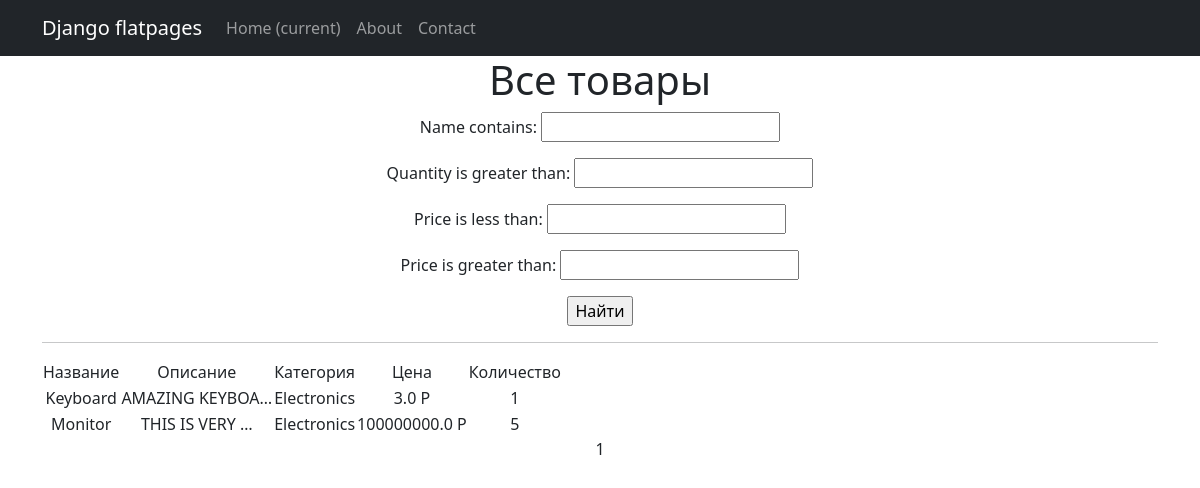
Screenshot of /products/ with the database file from the repository.
### simpleapp/models.py (models this page shows, shortened)
class Product(models.Model):
    name = models.CharField(
        max_length=50,
        unique=True,
    )
    description = models.TextField()
    quantity = models.IntegerField(
        validators=[MinValueValidator(0)],
    )
    category = models.ForeignKey(
        to='Category',
        on_delete=models.CASCADE,
        related_name='products',
    )
    price = models.FloatField(
        validators=[MinValueValidator(0.0)],
    )

class Category(models.Model):
    name = models.CharField(max_length=100, unique=True)

### simpleapp/views.py (the view)
# urls.py: path('', ProductsList.as_view(), name='product_list'),
class ProductsList(ListView):
    model = Product
    ordering = 'name'
    template_name = 'products.html'
    context_object_name = 'products'
    paginate_by = 2
    def get_queryset(self):
        queryset = super().get_queryset()
        self.filterset = ProductFilter(self.request.GET, queryset)
        return self.filterset.qs
    def get_context_data(self, **kwargs):
        context = super().get_context_data(**kwargs)
        context['filterset'] = self.filterset
        return context

### simpleapp/templatetags/custom_filters.py (called while the page is built)
@register.filter()
def currency(value, code='rub'):
   postfix = CURRENCIES_SYMBOLS[code]
   return f'{value} {postfix}'

### templates/products.html (shortened to what this page needs)
{% extends 'flatpages/default.html' %}
{% load custom_filters %}
{% load custom_tags %}
{% block content %}
   <h1>Все товары</h1>
   <form action="" method="get">
       {{ filterset.form.as_p }}
       <input type="submit" value="Найти" />
   </form>
   <hr>
   {% if products %}
       <table>
           <tr>
               <td>Название</td>
               <td>Описание</td>
               <td>Категория</td>
               <td>Цена</td>
               <td>Количество</td>
           </tr>
           {% for product in products %}
           <tr>
               <td>{{ product.name }}</td>
               <td>{{ product.description|truncatechars:15 }}</td>
               <td>{{ product.category.name }}</td>
               <td>{{ product.price|currency }}</td>
               <td>{{ product.quantity }}</td>
           </tr>
           {% endfor %}
       </table>
   {% else %}
       <h2>Товаров нет!</h2>
   {% endif %}
   {{ page_obj.number }}
{% endblock content %}

### rows the page displays
Product: name "Keyboard", description "AMAZING KEYBOA…", category.name "Electronics", price "3.0 Р", quantity "1"
Product: name "Monitor", description "THIS IS VERY …", category.name "Electronics", price "100000000.0 Р", quantity "5"

### other values shown
{{ page_obj.number }} "1"
